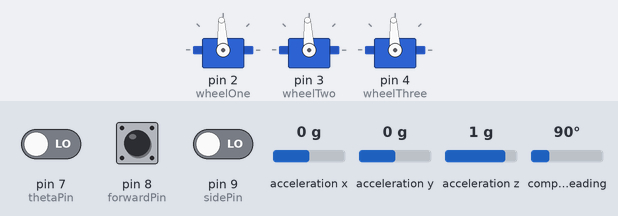
Bench run of a sketch on a simulated Arduino Uno, built with avr-gcc and run on an emulated ATmega328P. Shown: 3 × servo. The inputs (shaded band) are chosen by the test bench; at power-on: compass heading 90°, pin 8 (forwardPin) LOW, pin 7 (thetaPin) LOW, pin 9 (sidePin) LOW, acceleration x 0 g, acceleration y 0 g, acceleration z 1 g. What the sketch prints to the serial monitor is not drawn.

Above: at 5.2 s.
5.3 s: compass heading set to 7°
At 8.1 s:
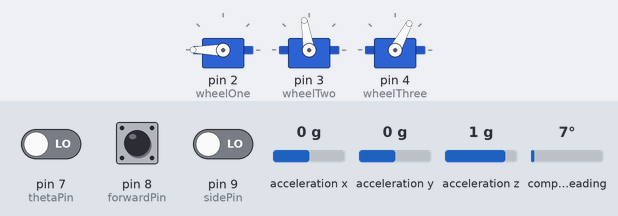
8.5 s: compass heading set to 90°
At 10.9 s:
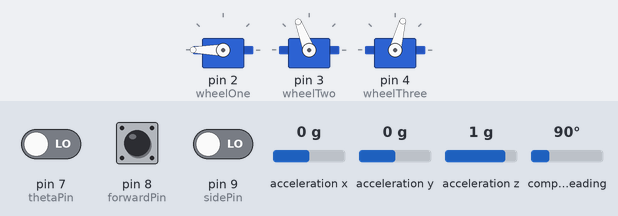
14.5 s: compass heading set to 269°
At 16.4 s:
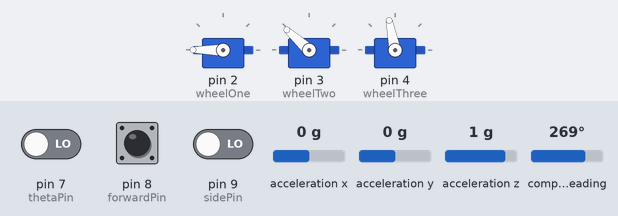
20.5 s: compass heading set to 180°
At 23.1 s:
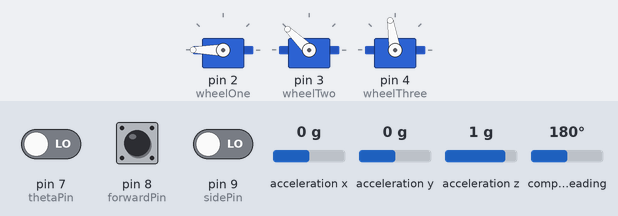
26.5 s: compass heading set to 352°
At 28.6 s:
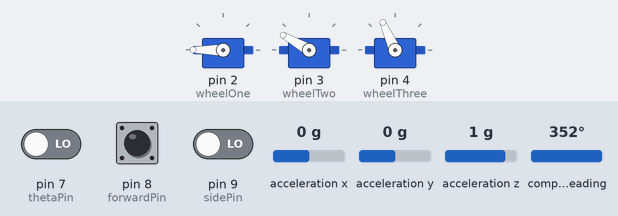
32.6 s: pin 8 (forwardPin) pulsed HIGH 2 times (0.12 s each, 0.3 s apart)
At 35.2 s:
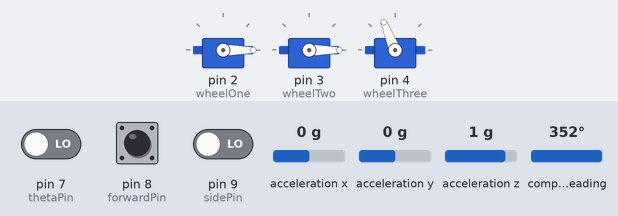
Timing chart, 0 to 38.2 s (numbered marks = the images above; inputs shaded):
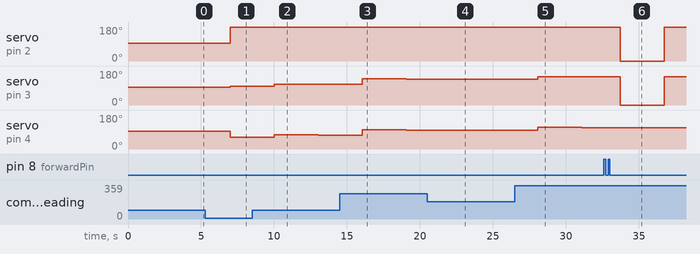

Measured:
- after the input at 5.3 s, servo on pin 3 (wheelTwo): 93° → 99° after 1.7 s; servo on pin 4 (wheelThree): 93° → 62° after 1.7 s
- after the input at 8.5 s, servo on pin 3 (wheelTwo): 99° → 111° after 1.5 s; servo on pin 4 (wheelThree): 62° → 75° after 1.5 s, → 74° 3.0 s later
- after the input at 14.5 s, servo on pin 3 (wheelTwo): 111° → 138° after 1.5 s, → 137° 3.0 s later; servo on pin 4 (wheelThree): 74° → 101° after 1.5 s, → 100° 3.0 s later
- after the input at 20.5 s, servo on pin 3 (wheelTwo): 137° → 136° after 1.6 s, → 137° 3.0 s later; servo on pin 4 (wheelThree): 100° → 99° after 1.6 s, → 100° 3.0 s later
- after the input at 26.5 s, servo on pin 3 (wheelTwo): 137° → 150° after 1.6 s, → 149° 3.0 s later; servo on pin 4 (wheelThree): 100° → 114° after 1.6 s, → 112° 3.0 s later
- after the input at 32.6 s, servo on pin 2 (wheelOne): 180° → 0° after 1.1 s, → 180° 3.0 s later; servo on pin 3 (wheelTwo): 149° → 0° after 1.1 s, → 149° 3.0 s later

The sketch:

CombatRoboticsSelfOrienting.ino
```cpp
/* This Arduino script enables a kiwi function drive system that is moderated by closed loop control using a BNO055 accelerometer.
It enables the robot to always reorient itself to a set absolute orientation value.
This was used as a proof-of-concept to show the goal-seeking ability of the robot using PID control. */

//Libraries
#include <Wire.h>
#include <Servo.h>
#include <Adafruit_Sensor.h>
#include <Adafruit_BNO055.h>
#include <utility/imumaths.h>

//Initialize BNO sensor
#define I2C_SDA A4
#define I2C_SCL A5

Adafruit_BNO055 bno = Adafruit_BNO055(55);

//Initialize servos
Servo wheelOne;
Servo wheelTwo;
Servo wheelThree;
int thetaPin = 7;
int forwardPin = 8;
int sidePin = 9;

//Initialize kiwi drive variables
int ser1;
int ser2;
int ser3;

//Initialize x-orientation variables
float yaw;
int angleOffset;

//Initialize derivative time values
float angle_before;
long time_before = micros();
int angle_derivative;

//Initialize PID control constants
float p_constant = 1.5;
float d_constant = 3;

void setup() {
  Serial.begin(9600);
  Wire.begin(I2C_SDA);
  Wire.begin(I2C_SCL);
  Serial.println("Orientation Sensor Test"); Serial.println("");

  /* Initialise the sensor */
  if(!bno.begin())
  {
    /* There was a problem detecting the BNO055 ... check your connections */
    Serial.print("Ooops, no BNO055 detected ... Check your wiring or I2C ADDR!");
    while(1);
  }
  delay(1000);
  bno.setExtCrystalUse(true);

//Initialize wheels
  wheelOne.attach(2);
  wheelTwo.attach(3);
  wheelThree.attach(4);
  calib();
  delay(3000);

//Initialize remote signals
  pinMode(forwardPin, INPUT);
  pinMode(sidePin, INPUT);
  pinMode(thetaPin, INPUT);

  Serial.println("Done with setup");
}

void loop() {
  long thetaDuration = pulseIn(thetaPin, HIGH);  //Read PWM for theta input
  float thetaVal = map((float)thetaDuration, 1940.0, 950.0, -1.0, 1.0);

  long fwdDuration = pulseIn(forwardPin, HIGH);  //Read PWM for fwd input
  float fwdVal = map((float)fwdDuration, 1000.0, 1980.0, -1.0, 1.0);

  long sideDuration = pulseIn(sidePin, HIGH);  //Read PWM for side input
  float sideVal = map((float)sideDuration, 2030.0, 1080.0, -1.0, 1.0);


  //Implements goal-seeking
  sensorEvent();  //Reads x-orientation from BNO
  adjust();   //Corrects robot orientation with proportional adjustment
  updateDer();    //Updates angle_derivative value

  kiwiFunct(fwdVal, sideVal, thetaVal);   //Calculate servo values with kiwi drive math


  ser1+=angleOffset;  //Corrects servo values proportionally
  ser2+=angleOffset;
  ser3+=angleOffset;

  ser1+=angle_derivative;   //Dampens adjustment of servo values
  ser2+=angle_derivative;
  ser3+=angle_derivative;

  wheelOne.writeMicroseconds(ser1);   //Write values to drive servos
  wheelTwo.writeMicroseconds(ser2);
  wheelThree.writeMicroseconds(ser3);
  delay(10);
}


//Reorients robot to face forward while driving
void adjust(){
  if(yaw!=180){
    if(yaw<180) angleOffset = rotateRight(yaw);   //Rotates right if robot is shifted left
    else angleOffset = rotateLeft(yaw);  //Rotates left if robot is shifted right
  }
}

//Calculates derivative value in PID to dampen adjustment
void updateDer(){
  float angle_now = yaw;   //Records current x-orientation value

  float angle_delta = angle_now - angle_before;  //Calculates change in angle

  long time_now = micros();
  long time_delta = time_now - time_before;   //Calculates change in time

  angle_derivative = (int)(d_constant * angle_delta / (time_delta / 100000.0));  //Calculates angle derivative

  angle_before = angle_now;   //Updates current angle value
  time_before = time_now;   //Updates current time value
  }

//Rotation functions with goal-seeking
int rotateRight(float angle){
  float offset = 180-angle;
  return (int)(-1 * p_constant * offset);   //Return scaled value for rightward adjustment
}

int rotateLeft(float angle){
  float offset = angle-180;
  return (int)(p_constant * offset);  //Return scaled value for leftward adjustment
}

//Stops robot
void calib(){
  wheelOne.writeMicroseconds(1500);
  wheelTwo.writeMicroseconds(1500);
  wheelThree.writeMicroseconds(1500);
}

//Prints servo values
void printSer(){
  Serial.print("Ser1: " );
  Serial.print(ser1);
  Serial.print("\tSer2: " );
  Serial.print(ser2);
  Serial.print("\tSer3: " );
  Serial.println(ser3);
}

//Calculates servo values
void kiwiFunct(float fwdVal, float sideVal, float thetaVal){
  float m1 = .5 * sideVal -sqrt(3)/2 * fwdVal + thetaVal;
  float m2 = .5 * sideVal + sqrt(3)/2 * fwdVal + thetaVal;
  float m3 = -1 * sideVal + thetaVal;

  float avg1 = (m1)/3.0;
  float avg2 = (m2)/3.0;
  float avg3 = (m3)/3.0;

  ser1 = (int)(map(avg1, -1, 1, 1000, 2000));
  ser2 = (int)(map(avg2, -1, 1, 1000, 2000));
  ser3 = (int)(map(avg3, -1, 1, 1000, 2000));
}

/* Get a new sensor event */
void sensorEvent(){
  sensors_event_t event;   //Reads absolute x-orientation from BNO
  bno.getEvent(&event);
  yaw = event.orientation.x;   //Updates yaw value
}

/* Display sensor floating point data */
void printYaw(){
  Serial.print("\tyaw:" );
  Serial.println(yaw, 4);
}

//Takes value v in range [a,b] and maps to corresponding value in range [c,d]
float map(float v, float a, float b, float c, float d){
  return (v-a) * (d-c) / (b-a) + c;
}
```
